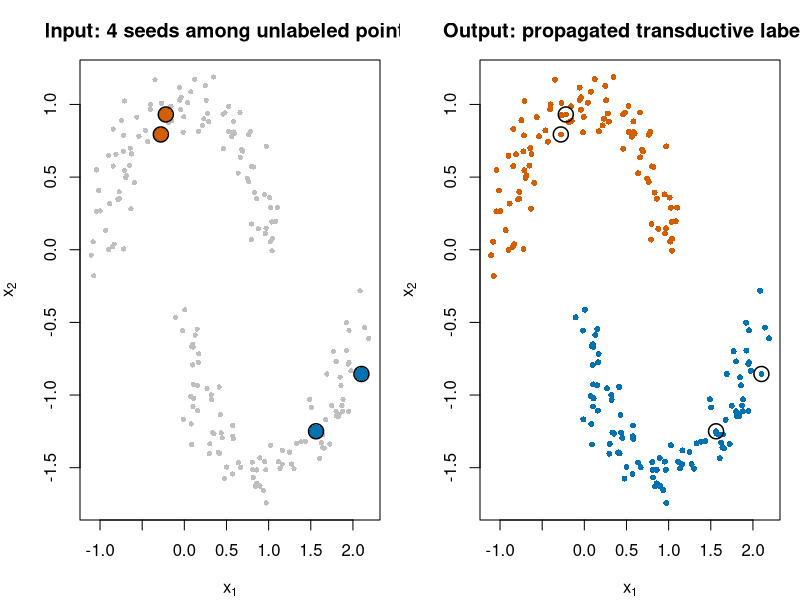

This chart was generated by the following R code:
## ---- chunk 1
#| include: false
suppressPackageStartupMessages(library(tidyverse))
## ---- chunk 2
set.seed(1301)

# Generate a two-moons dataset: two interleaving half-circles.
make_two_moons <- function(n_per, noise = 0.12) {
  t_top <- seq(0, pi, length.out = n_per)
  x_top <- cbind(cos(t_top), sin(t_top))
  t_bot <- seq(0, pi, length.out = n_per)
  x_bot <- cbind(1 - cos(t_bot), -sin(t_bot) - 0.5)
  X <- rbind(x_top, x_bot)
  X <- X + matrix(rnorm(length(X), sd = noise), ncol = 2)
  y <- c(rep(1L, n_per), rep(2L, n_per))
  list(X = X, y = y)
}

n_per <- 100
dat <- make_two_moons(n_per)
X <- dat$X
y_true <- dat$y
n <- nrow(X)

# Reveal only a few labeled seeds; everything else is the transductive test set.
seeds_per_class <- 2
seed_idx <- c(
  sample(which(y_true == 1L), seeds_per_class),
  sample(which(y_true == 2L), seeds_per_class)
)
is_labeled <- rep(FALSE, n)
is_labeled[seed_idx] <- TRUE

cat("Total points:", n,
    "| labeled seeds:", sum(is_labeled),
    "| unlabeled (transductive test):", sum(!is_labeled), "\n")
## ---- chunk 3
# Gaussian (RBF) similarity graph over ALL points, labeled and unlabeled.
sq_dist <- as.matrix(dist(X))^2
sigma <- 0.30
W <- exp(-sq_dist / (2 * sigma^2))
diag(W) <- 0

# Row-normalized random-walk transition matrix P = D^{-1} W.
D <- rowSums(W)
P <- W / D

# Label matrix F: one row per point, one column per class (C = 2).
C <- 2L
F_mat <- matrix(0, nrow = n, ncol = C)
for (i in which(is_labeled)) F_mat[i, y_true[i]] <- 1

# Save the clamped seed rows so we can reset them each sweep.
Y_seed <- F_mat[is_labeled, , drop = FALSE]

# Iterate: propagate (F <- P F) then clamp the labeled rows.
for (iter in 1:1000) {
  F_new <- P %*% F_mat
  F_new[is_labeled, ] <- Y_seed         # clamp seeds back to known labels
  if (max(abs(F_new - F_mat)) < 1e-9) {
    F_mat <- F_new
    break
  }
  F_mat <- F_new
}

# Transductive prediction: argmax over classes for every point.
y_prop <- max.col(F_mat, ties.method = "first")

# Accuracy on the unlabeled (test) points only.
test_idx <- which(!is_labeled)
acc_prop <- mean(y_prop[test_idx] == y_true[test_idx])
cat("Converged in", iter, "iterations.",
    "Transductive accuracy on unlabeled points:",
    round(acc_prop, 3), "\n")
## ---- chunk 4
# 1-NN trained ONLY on the labeled seeds, predicting the unlabeled test points.
nn1 <- function(train_X, train_y, test_X) {
  apply(test_X, 1, function(q) {
    d <- colSums((t(train_X) - q)^2)
    train_y[which.min(d)]
  })
}

y_knn <- nn1(X[is_labeled, , drop = FALSE], y_true[is_labeled], X[test_idx, , drop = FALSE])
acc_knn <- mean(y_knn == y_true[test_idx])

results <- data.frame(
  Method = c("1-NN on seeds only (inductive baseline)",
             "Label propagation (transductive)"),
  `Uses unlabeled points` = c("No", "Yes"),
  `Test accuracy` = c(round(acc_knn, 3), round(acc_prop, 3)),
  check.names = FALSE
)
results
## ---- chunk 5
knitr::kable(
  results,
  caption = "Test-set accuracy on the unlabeled two-moons points: a supervised 1-nearest-neighbor classifier using only the four labeled seeds, versus transductive label propagation that also uses the geometry of the unlabeled points."
)
## ---- chunk 6
op <- par(mfrow = c(1, 2), mar = c(4, 4, 3, 1))

cols <- c("#D55E00", "#0072B2")

# Left: what the algorithm starts with.
plot(X, col = "grey75", pch = 16, cex = 0.7,
     xlab = expression(x[1]), ylab = expression(x[2]),
     main = "Input: 4 seeds among unlabeled points")
points(X[is_labeled, , drop = FALSE], col = cols[y_true[is_labeled]],
       pch = 16, cex = 1.8)
points(X[is_labeled, , drop = FALSE], col = "black", pch = 1, cex = 2.0, lwd = 1.5)

# Right: the propagated transductive labeling.
plot(X, col = cols[y_prop], pch = 16, cex = 0.8,
     xlab = expression(x[1]), ylab = expression(x[2]),
     main = "Output: propagated transductive labels")
points(X[is_labeled, , drop = FALSE], col = "black", pch = 1, cex = 2.0, lwd = 1.5)

par(op)
